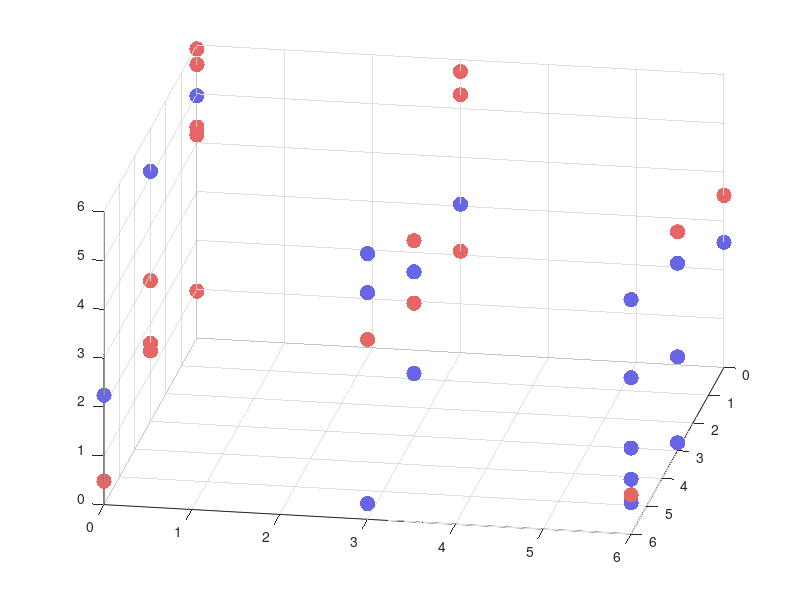

Recreate this plot in MATLAB. (Note: this script raises an error after producing the figure.)
%Shao-Fang Wang 2018
%file name
fname = 'stimuli_param_uniqueF3.csv';
fname_train = 'stimuli_param_uniqueF3_train.csv';
fname_test = 'stimuli_param_uniqueF3_test.csv';
%specify training features 
F1 = [0,3,6];
F2 = [0,3,6];
%F3 = [0,1,3,4];
F3 = 0:0.16:6;
F3 = F3(randperm(length(F3))); %randomise the list

%%
%category A: training
%F1_freq = [7 5 3];
%F2_freq = [7 5 3];
f(1).F1freq = 9;
f(1).F2freq = [5 3 1];
f(2).F1freq = 6;
f(2).F2freq = [3 2 1];
f(3).F1freq = 3;
f(3).F2freq = [1 1 1];


%%feature01
temp = [];
for ii = 1:length(F1)%feature identity
    for ifreq = 1:f(ii).F1freq %first feature frequency
       temp = [temp; F1(ii)];
    end
end

%%feature02
temp2 = [];
for ii = 1:length(F1)%feature identity
for i2 = 1:length(F2)%feature identity
    for ifreq2 = 1:f(ii).F2freq(i2) %second feature frequency
        temp2 = [temp2;F2(i2)];
    end
end
end

%%feature03
temp3 = datasample(F3,size(temp2,1),'Replace',false);%F3(randperm(size(temp2,1)));
Atemp3 = temp3';

%%parameters for CatA
CatA_train_feature_set = [temp temp2 Atemp3 ones(length(temp),1)];%3 features + category label

%%
%category B: training
%F1_freq = [4 6 10 6];
%F2_freq = [4 4 9 9];
f(1).F1freq = 3;
f(1).F2freq = [1 1 1];
f(2).F1freq = 6;
f(2).F2freq = [1 2 3];
f(3).F1freq = 9;
f(3).F2freq = [1 3 5];


%%feature01
temp = [];
for ii = 1:length(F1)%feature identity
    for ifreq = 1:f(ii).F1freq %first feature frequency
       temp = [temp; F1(ii)];
    end
end

%%feature02
temp2 = [];
for ii = 1:length(F1)%feature identity
for i2 = 1:length(F2)%feature identity
    for ifreq2 = 1:f(ii).F2freq(i2) %second feature frequency
        temp2 = [temp2;F2(i2)];
    end
end
end

%%feature03
lia = ismember(F3,Atemp3);
F3_B = F3(lia==0);
temp3 = datasample(F3_B,size(temp2,1),'Replace',false);
Btemp3 = temp3';

%%parameters for CatB
CatB_train_feature_set = [temp temp2 Btemp3 zeros(length(temp),1)];%3 features + category label

Cat_train_set = [CatA_train_feature_set; CatB_train_feature_set];

if sum(ismember(Atemp3,Btemp3))>0
    error('Feature 3 is not item unique across the two categories')
end
%%%Plot
c = [0.9 0.4 0.4];%color for category A (red)
c2 = [0.4 0.4 0.9]; % color for category B (blue)
C = [];
    for ii = 1:size(CatA_train_feature_set,1)
        C = [C; c];
    end

    for ii = 1:size(CatB_train_feature_set,1)
        C = [C; c2];
    end
    
for ii = 10:10:100
h=figure(1);scatter3(Cat_train_set(:,1),Cat_train_set(:,2),Cat_train_set(:,3),120,C,'fill')
view(ii,30)
img_name = ['stimuli_dimension_train_',num2str(ii,'%03d'),'.jpg'];
%saveas(h,img_name)
pause
end

%%save training stimuli parameters
csvwrite(fname_train,Cat_train_set)

%% New stimuli
%specify new features:
%F1new = F1;
%F2new = 2;
lia= ismember(F3_B,Btemp3);
F3new = F3_B(lia==0);
F3new_subsetA = datasample(F3new,13);

CatA_train_feature_set_new = [
    1 F2(1) F3new_subsetA(1); ...
    1 F2(2) F3new_subsetA(2); ...
    1 datasample([F2(3),F2(4)],1) F3new_subsetA(3); ...
    2 F2(1) F3new_subsetA(4); ...
    2 F2(1) F3new_subsetA(5); ...
    2 F2(2) F3new_subsetA(6); ...
    2 F2(2) F3new_subsetA(7); ...
    2 datasample([F2(3),F2(4)],1) F3new_subsetA(8); ...
    3 F2(1) F3new_subsetA(9); ...
    3 F2(2) F3new_subsetA(10); ...
    3 datasample([F2(3),F2(4)],1) F3new_subsetA(11); ...
    4 datasample([F2(1),F2(2)],1) F3new_subsetA(12); ...
    4 datasample([F2(3),F2(4)],1) F3new_subsetA(13)];


lia = ismember(F3new,F3new_subsetA);
F3new_subsetB = F3new(lia==0);

CatB_train_feature_set_new = [
    1 datasample([F2(1),F2(2)],1) F3new_subsetB(1); ...
    1 datasample([F2(3),F2(4)],1) F3new_subsetB(2); ...
    2 F2(3) F3new_subsetB(3); ...
    2 F2(4) F3new_subsetB(4); ...
    2 datasample([F2(1),F2(2)],1) F3new_subsetB(5); ...
    3 F2(3) F3new_subsetB(6); ...
    3 F2(3) F3new_subsetB(7); ...
    3 F2(4) F3new_subsetB(8); ...
    3 F2(4) F3new_subsetB(9); ...
    3 datasample([F2(1),F2(2)],1) F3new_subsetB(10); ...
    4 F2(3) F3new_subsetB(11); ...
    4 F2(4) F3new_subsetB(12); ...
    4 datasample([F2(1),F2(2)],1) F3new_subsetB(13)];

CatA_new = [CatA_train_feature_set_new ones(size(CatA_train_feature_set_new,1),1)];
CatB_new = [CatB_train_feature_set_new zeros(size(CatB_train_feature_set_new,1),1)];

New_set = [CatA_new; CatB_new];
%%save training stimuli parameters
csvwrite(fname_test,New_set)

%%plot
c = [0.6 0.2 0.3];%color for category A (red)
c2 = [0.3 0.2 0.6]; % color for category B (blue)
%C = [];
     for ii = 1:size(CatA_train_feature_set_new,1)
         C = [C; c];
     end
 
     for ii = 1:size(CatB_train_feature_set_new,1)
         C = [C; c2];
     end

%%% labels for train and test stimuli sets
Cat_train_set = [Cat_train_set ones(size(Cat_train_set,1),1)]
New_set = [New_set zeros(size(New_set,1),1)];
Cat = [Cat_train_set; New_set];

%%%Plot
for ii = 10:10:100
h=figure(2);scatter3(Cat(:,1),Cat(:,2),Cat(:,3),120,C,'fill')
view(ii,30)
img_name = ['stimuli_dimension_train_test_',num2str(ii,'%03d'),'.jpg'];
%saveas(h,img_name)
pause
end

h=figure(3);scatter3(New_set(:,1),New_set(:,2),New_set(:,3),120,'fill')
img_name = ['stimuli_dimension_test.jpg'];
saveas(h,img_name)
%% save stimuli parameters
csvwrite(fname,Cat)
%parameters for three features, category label, and train/test label

